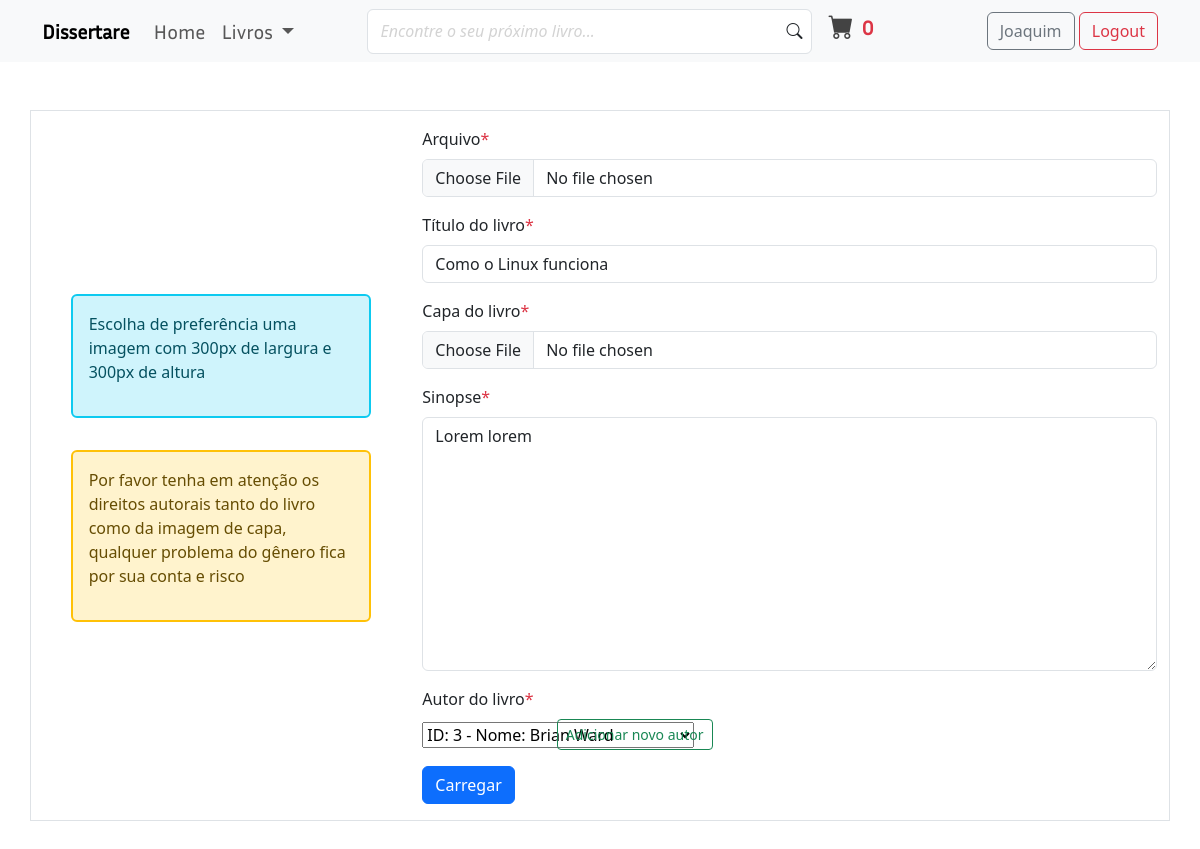
Screenshot of /book/update_book/1/ (signed in) with the database file from the repository.
### books/models.py (models this page shows, shortened)
class Books(models.Model):
    author = models.ForeignKey(Authors, on_delete=models.CASCADE, verbose_name='Autor do livro')
    file = models.FileField(
        upload_to=books_pdf_file_path,
        verbose_name='Arquivo',
        validators=[pdf_format_validator]
    )
    title = models.CharField(max_length=50, verbose_name='Título do livro')
    description = models.TextField(max_length=400, verbose_name='Sinopse')
    comment = models.TextField(max_length=400, verbose_name='Comentário', null=True, blank=True)
    cover = models.ImageField(
        upload_to=books_image_file_path,
        verbose_name='Capa do livro')
    date_posted = models.DateTimeField(default=timezone.now, verbose_name='Publicado no site em')
    uploaded_by = models.ForeignKey(User, on_delete=models.CASCADE, verbose_name='Enviado por')
    category = models.ManyToManyField(Category, related_name='books_category', default=[0])
    price = models.DecimalField(default=0, decimal_places=2, max_digits=6)
    is_sale = models.BooleanField(default=False)
    sale_price = models.DecimalField(default=0, decimal_places=2, max_digits=6)
    class Meta:
        verbose_name_plural = 'Books'

### books/views.py (the view, shortened to what this page needs)
# urls.py: path('book/update_book/<int:book_id>/', views.update_book, name='book-update'),
@user_passes_test(_user_is_superuser, login_url='books')
def update_book(request, book_id):
    book = Books.objects.get(pk=book_id)
    book_form = BookForm(instance=book)
    title = f'editar livro {book.title}'
    return render(
        request,
        'books/book_create_form.html',
        {'book_form': book_form, 'title': title}
    )

### books/forms.py
class BookForm(ModelForm):
    class Meta:
        model = Books
        fields = ['file', 'title', 'cover', 'description', 'author']
        widgets = {
            'file': forms.FileInput(attrs={'class': 'form-control'}),
            'title': forms.TextInput(attrs={
                'class': 'form-control',
                'placeholder':'Títule do livro',
                'maxlength': '50',
                'autofocus': True}),
            'cover': forms.FileInput(attrs={'class': 'form-control'}),
            'description': forms.Textarea(attrs={
                'class': 'form-control not-resizable',
                'cols':'30',
                'rows': '10',
                'placeholder': 'adicione uma descrição para o livro',
                'maxlength': '400'})}

### books/context_processors.py (called while the page is built)
def announcement(request):
    announcement_obj = Announcement_context(request)
    announcements = announcement_obj.announcement.order_by('-date_posted')[:3]
    return {'announcements': announcements}

### books/models.py (called while the page is built)
    def __str__(self) -> str:
        return f'ID: {self.id} - Nome: {self.name}'

### books/views.py (called while the page is built)
def _user_is_superuser(user):
    return user.is_superuser

### cart/cart.py (called while the page is built)
    def __len__(self):
        return len(self.cart)

### cart/context_processors.py (called while the page is built)
def cart(request):
    return {'cart': Cart(request)}

### books/templates/books/book_create_form.html (shortened to what this page needs)
{% extends "books/base.html" %}
{% block main_content %}
<div class="container py-5">
    <div class="row d-flex flex-column flex-lg-row  border py-3">
        <div class="col col-lg-4 d-flex flex-column flex-md-row flex-lg-column justify-content-between justify-content-lg-center align-items-center">
            <div class="alert alert-info border border-info border-2" style="width: 300px">
                <p>Escolha de preferência uma imagem com 300px de largura e 300px de altura</p>
            </div>
            <div class="alert alert-warning border border-warning border-2 mt-3" style="width: 300px;">
                <p>Por favor tenha em atenção os direitos autorais tanto do livro como da imagem de capa, qualquer problema do gênero fica por sua conta e risco</p>
            </div>
        </div>
        <div class="col">
            <form method="post" enctype="multipart/form-data">
                <div class="mb-3">
                    <label class="form-label" for="{{book_form.file.id_for_label}}">{{book_form.file.label}}<span class="text-danger">*</span></label>
                    {{book_form.file}}
                </div>
                <div class="mb-3">
                    <label class="form-label" for="{{book_form.title.id_for_label}}">{{book_form.title.label}}<span class="text-danger">*</span></label>
                    {{book_form.title}}
                </div>
                <div class="mb-3">
                    <label class="form-label" for="{{book_form.cover.id_for_label}}">{{book_form.cover.label}}<span class="text-danger">*</span></label>
                    {{book_form.cover}}
                </div>
                <div class="mb-3">
                    <label class="form-label" for="{{book_form.description.id_for_label}}">{{book_form.description.label}}<span class="text-danger">*</span></label>
                    {{book_form.description}}
                </div>
                <div class="mb-3">
                    <label class="form-label" for="{{book_form.author.id_for_label}}">{{book_form.author.label}}<span class="text-danger">*</span></label>
                    <br>
                    <div class="row d-flex align-items-center p-0 m-0">
                        <div class="col-2 px-0">
                            {{book_form.author}}
                        </div>
                        <div class="col">
                            <a href="{% url 'register-author' %}" class="btn btn-sm btn-outline-success">Adicionar novo autor</a>
                        </div>
                    </div>
                </div>
                <button class="btn btn-primary" type="submit">Carregar</button>
            </form>
        </div>
    </div>
</div>
{% endblock main_content %}

### books/templates/books/base.html (shortened to what this page needs)
{% load static %}
<!doctype html>
<html lang="pt-pt">
  <head>
    <link rel="stylesheet" href="{% static 'books/css/general_style.css' %}">
    <link href="https://cdn.jsdelivr.net/npm/bootstrap@5.3.3/dist/css/bootstrap.min.css" rel="stylesheet">
    <link rel="stylesheet" href="https://cdn.jsdelivr.net/npm/bootstrap-icons@1.11.3/font/bootstrap-icons.min.css">
  </head>
  <body>
    <nav class="navbar navbar-expand-lg bg-body-tertiary sticky-top pb-3 pb-md-2">
        <div class="container">
            <a class="navbar-brand fw-bold" href="{% url 'home' %}">Dissertare</a>
            <div class="collapse navbar-collapse justify-content-between" id="navbarSupportedContent">
                <ul class="navbar-nav mb-2 mb-lg-0 fs-5">
                    {% if title == 'home' %}
                        <li class="nav-item">
                            <a class="nav-link active" aria-current="page" href="{% url 'home' %}">
                                Home
                            </a>
                        </li>
                        <li class="nav-item dropdown">
                            <a class="nav-link dropdown-toggle" href="#" role="button" data-bs-toggle="dropdown" aria-expanded="false">
                                Livros
                            </a>
                            <ul class="dropdown-menu">
                                {% if user.is_superuser %}
                                    <li class="border-bottom">
                                        <a href="{% url 'staff-profile' %}" class="dropdown-item" title="upload book">
                                            <i class="bi bi-person"></i> Perfil de administração
                                        </a>
                                    </li>
                                {% endif %}
                                <li><a class="dropdown-item" href="{% url 'books' %}">Livros</a></li>
                                <li><a class="dropdown-item" href="{% url 'home' %}">E-books</a></li>
                                <li><a class="dropdown-item" href="{% url 'all-authors' %}">Autores</a></li>
                                <li><a class="dropdown-item" href="{% url 'home' %}">Categorias</a></li>
                            </ul>
                        </li>
                    {% else %}
                        <li class="nav-item">
                            <a class="nav-link" aria-current="page" href="{% url 'home' %}">
                                Home
                            </a>
                        </li>
                        <li class="nav-item dropdown">
                            <a class="nav-link dropdown-toggle" href="#" role="button" data-bs-toggle="dropdown" aria-expanded="false">
                                Livros
                            </a>
                        </li>
                    {% endif %}
                </ul>
                <form class="d-flex flex-column flex-md-row me-5 w-50 mb-3 mb-lg-0" role="search">
                    <div class="w-100 d-flex align-items-center me-3 form-inputs">
                        <input class="form-control fw-bold" type="text" placeholder="Encontre o seu próximo livro...">
                        <i class="bi bi-search"></i>
                    </div>
                    <div class="cart-button my-4 my-md-0">
                        <a href="{% url 'cart_summary' %}" class="d-flex flex-row align-items-center">
                            <span class="shop-bag"><i class="bi bi-cart-fill"></i></span>
                            <div class="d-flex flex-column ms-2">
                                <span id="cart_quantity" class="qty fs-5 fw-bold text-danger">{{cart|length}}</span>
                            </div>
                        </a>
                    </div>
                </form>
                <div class="justify-content-between">
                    {% if user.is_active %}
                        <a href="{% url 'profile' %}" class="btn btn-outline-secondary">{{user.username|truncatechars:14}}</a>
                        <a href="{% url 'logout' %}" class="btn btn-outline-danger">Logout</a>
                    {% else %}
                        <a href="{% url 'login' %}" class="btn btn-success me-5">Login</a>
                        <a href="{% url 'register' %}" class="btn btn-outline-primary">Cadastrar</a>
                    {% endif %}
                </div>
            </div>
        </div>
    </nav>
    <main>
        {% block main_content %}{% endblock %}
    </main>
  </body>
</html>

### books/static/books/css/general_style.css (style rules this page uses)
* { box-sizing: border-box; }
h1, h2, h3, a { font-family: Inria_Sans; }
.form-inputs { position:relative; }
.form-inputs .form-control { height:45px; }
.form-inputs .form-control::placeholder { font-style: italic; font-weight: lighter; color: lightgray; }
.form-inputs i { position:absolute; right:10px; background-color: #fff; }
.cart-button a { text-decoration: none; color: #000; }
.shop-bag { color:#434343; font-size:25px; display:flex; border-radius:50%; align-items:center; justify-content:center; }
.qty { font-size:12px; }

### rows the page displays
Books: title "Como o Linux funciona", description "Lorem lorem", author "ID: 3 - Nome: Brian Ward"

### other values shown
{{ cart|length }} "0"
{{ user.username|truncatechars:14 }} "Joaquim"
{{ book_form.file.label }} "Arquivo"
{{ book_form.title.label }} "Título do livro"
{{ book_form.cover.label }} "Capa do livro"
{{ book_form.description.label }} "Sinopse"
{{ book_form.author.label }} "Autor do livro"
